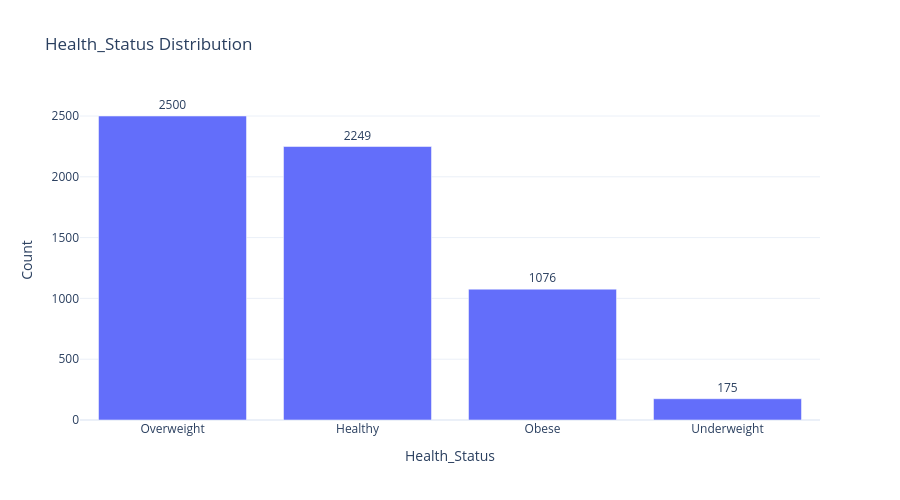

Here is the notebook cell this chart was saved with:
### Markdown cell above
# Target Class Balance

### Code cell
import plotly.graph_objects as go

MAX_CATEGORIES = 10

summary = (
    df["Health_Status"]
    .value_counts(dropna=False)
    .head(MAX_CATEGORIES)
    .reset_index()
)

summary.columns = ["Health_Status", "Count"]

fig = go.Figure()

fig.add_trace(
    go.Bar(
        x=summary["Health_Status"].astype(str),
        y=summary["Count"],
        text=summary["Count"],
        textposition="outside"
    )
)

fig.update_layout(
    title="Health_Status Distribution",
    xaxis_title="Health_Status",
    yaxis_title="Count",
    width=900,
    height=500,
    template="plotly_white"
)

fig.show()

### Figure 1 — Plotly figure (JSON) as saved in the notebook; plotly's stock layout.template omitted (floating-point values rounded to 4 significant figures)
{"data": [{"text": [2500.0, 2249.0, 1076.0, 175.0], "textposition": "outside", "type": "bar", "x": ["Overweight", "Healthy", "Obese", "Underweight"], "y": [2500, 2249, 1076, 175]}], "layout": {"height": 500, "title": {"text": "Health_Status Distribution"}, "width": 900, "xaxis": {"title": {"text": "Health_Status"}}, "yaxis": {"title": {"text": "Count"}}}}
